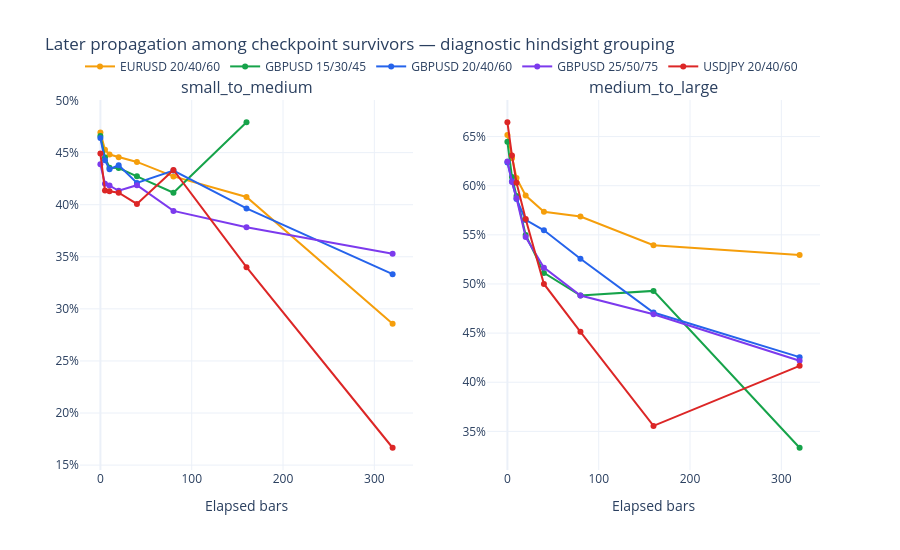

Notebook source saved alongside this figure:
### Code cell
survival_figure = make_subplots(
    rows=1,
    cols=2,
    subplot_titles=[Stage.SMALL_TO_MEDIUM.value, Stage.MEDIUM_TO_LARGE.value],
)
case_colors = {
    CaseId.GBP_15_30_45.value: "#16a34a",
    CaseId.GBP_20_40_60.value: "#2563eb",
    CaseId.GBP_25_50_75.value: "#7c3aed",
    CaseId.EUR_20_40_60.value: "#f59e0b",
    CaseId.JPY_20_40_60.value: "#dc2626",
}
for column_number, stage in enumerate(Stage, start=1):
    stage_rows = survival_summary.loc[survival_summary["stage"].eq(stage.value)]
    for case, case_rows in stage_rows.groupby("case", sort=False):
        survival_figure.add_trace(go.Scatter(
            x=case_rows["elapsed_bars"],
            y=case_rows["later_propagation_rate"],
            mode="lines+markers",
            name=case,
            legendgroup=case,
            showlegend=column_number == 1,
            line={"color": case_colors[case], "width": 2},
            customdata=case_rows[["surviving_attempts", "survivor_share"]].to_numpy(),
            hovertemplate=(
                "case=%{fullData.name}<br>elapsed=%{x}<br>later propagation=%{y:.2%}<br>"
                "survivors=%{customdata[0]:,.0f}<br>survivor share=%{customdata[1]:.2%}<extra></extra>"
            ),
        ), row=1, col=column_number)
    survival_figure.update_yaxes(tickformat=".0%", row=1, col=column_number)
    survival_figure.update_xaxes(title_text="Elapsed bars", row=1, col=column_number)
survival_figure.update_layout(
    title="Later propagation among checkpoint survivors — diagnostic hindsight grouping",
    template="plotly_white",
    height=550,
    legend={"orientation": "h", "y": 1.13, "x": 0.0},
)
survival_figure.show()

### Figure 1 — Plotly figure (JSON) as saved in the notebook; plotly's stock layout.template omitted (floating-point values rounded to 4 significant figures)
{"data": [{"customdata": [[1125.0, 1.0], [1036.0, 0.9209], [917.0, 0.8151], [736.0, 0.6542], [526.0, 0.4676], [309.0, 0.2747], [135.0, 0.12], [7.0, 0.006222]], "hovertemplate": "case=%{fullData.name}<br>elapsed=%{x}<br>later propagation=%{y:.2%}<br>survivors=%{customdata[0]:,.0f}<br>survivor share=%{customdata[1]:.2%}<extra></extra>", "legendgroup": "EURUSD 20/40/60", "line": {"color": "#f59e0b", "width": 2}, "mode": "lines+markers", "name": "EURUSD 20/40/60", "showlegend": true, "type": "scatter", "x": [0, 5, 10, 20, 40, 80, 160, 320], "xaxis": "x", "y": [0.4693, 0.4527, 0.4482, 0.4457, 0.4411, 0.4272, 0.4074, 0.2857], "yaxis": "y"}, {"customdata": [[2084.0, 1.0], [1814.0, 0.8704], [1449.0, 0.6953], [1018.0, 0.4885], [557.0, 0.2673], [226.0, 0.1084], [48.0, 0.02303]], "hovertemplate": "case=%{fullData.name}<br>elapsed=%{x}<br>later propagation=%{y:.2%}<br>survivors=%{customdata[0]:,.0f}<br>survivor share=%{customdata[1]:.2%}<extra></extra>", "legendgroup": "GBPUSD 15/30/45", "line": {"color": "#16a34a", "width": 2}, "mode": "lines+markers", "name": "GBPUSD 15/30/45", "showlegend": true, "type": "scatter", "x": [0, 5, 10, 20, 40, 80, 160], "xaxis": "x", "y": [0.4659, 0.4454, 0.4355, 0.4352, 0.4273, 0.4115, 0.4792], "yaxis": "y"}, {"customdata": [[1237.0, 1.0], [1150.0, 0.9297], [1009.0, 0.8157], [829.0, 0.6702], [563.0, 0.4551], [305.0, 0.2466], [111.0, 0.08973], [3.0, 0.002425]], "hovertemplate": "case=%{fullData.name}<br>elapsed=%{x}<br>later propagation=%{y:.2%}<br>survivors=%{customdata[0]:,.0f}<br>survivor share=%{customdata[1]:.2%}<extra></extra>", "legendgroup": "GBPUSD 20/40/60", "line": {"color": "#2563eb", "width": 2}, "mode": "lines+markers", "name": "GBPUSD 20/40/60", "showlegend": true, "type": "scatter", "x": [0, 5, 10, 20, 40, 80, 160, 320], "xaxis": "x", "y": [0.464, 0.4426, 0.4341, 0.4379, 0.421, 0.4328, 0.3964, 0.3333], "yaxis": "y"}, {"customdata": [[868.0, 1.0], [826.0, 0.9516], [772.0, 0.8894], [687.0, 0.7915], [523.0, 0.6025], [335.0, 0.3859], [148.0, 0.1705], [17.0, 0.01959]], "hovertemplate": "case=%{fullData.name}<br>elapsed=%{x}<br>later propagation=%{y:.2%}<br>survivors=%{customdata[0]:,.0f}<br>survivor share=%{customdata[1]:.2%}<extra></extra>", "legendgroup": "GBPUSD 25/50/75", "line": {"color": "#7c3aed", "width": 2}, "mode": "lines+markers", "name": "GBPUSD 25/50/75", "showlegend": true, "type": "scatter", "x": [0, 5, 10, 20, 40, 80, 160, 320], "xaxis": "x", "y": [0.4389, 0.4201, 0.4184, 0.4134, 0.4187, 0.394, 0.3784, 0.3529], "yaxis": "y"}, {"customdata": [[1786.0, 1.0], [1504.0, 0.8421], [1259.0, 0.7049], [899.0, 0.5034], [529.0, 0.2962], [210.0, 0.1176], [50.0, 0.028], [6.0, 0.003359]], "hovertemplate": "case=%{fullData.name}<br>elapsed=%{x}<br>later propagation=%{y:.2%}<br>survivors=%{customdata[0]:,.0f}<br>survivor share=%{customdata[1]:.2%}<extra></extra>", "legendgroup": "USDJPY 20/40/60", "line": {"color": "#dc2626", "width": 2}, "mode": "lines+markers", "name": "USDJPY 20/40/60", "showlegend": true, "type": "scatter", "x": [0, 5, 10, 20, 40, 80, 160, 320], "xaxis": "x", "y": [0.449, 0.4136, 0.413, 0.4116, 0.4008, 0.4333, 0.34, 0.1667], "yaxis": "y"}, {"customdata": [[528.0, 1.0], [492.0, 0.9318], [464.0, 0.8788], [422.0, 0.7992], [347.0, 0.6572], [255.0, 0.483], [165.0, 0.3125], [51.0, 0.09659]], "hovertemplate": "case=%{fullData.name}<br>elapsed=%{x}<br>later propagation=%{y:.2%}<br>survivors=%{customdata[0]:,.0f}<br>survivor share=%{customdata[1]:.2%}<extra></extra>", "legendgroup": "EURUSD 20/40/60", "line": {"color": "#f59e0b", "width": 2}, "mode": "lines+markers", "name": "EURUSD 20/40/60", "showlegend": false, "type": "scatter", "x": [0, 5, 10, 20, 40, 80, 160, 320], "xaxis": "x2", "y": [0.6515, 0.628, 0.6078, 0.59, 0.5735, 0.5686, 0.5394, 0.5294], "yaxis": "y2"}, {"customdata": [[971.0, 1.0], [872.0, 0.898], [799.0, 0.8229], [662.0, 0.6818], [487.0, 0.5015], [299.0, 0.3079], [142.0, 0.1462], [15.0, 0.01545]], "hovertemplate": "case=%{fullData.name}<br>elapsed=%{x}<br>later propagation=%{y:.2%}<br>survivors=%{customdata[0]:,.0f}<br>survivor share=%{customdata[1]:.2%}<extra></extra>", "legendgroup": "GBPUSD 15/30/45", "line": {"color": "#16a34a", "width": 2}, "mode": "lines+markers", "name": "GBPUSD 15/30/45", "showlegend": false, "type": "scatter", "x": [0, 5, 10, 20, 40, 80, 160, 320], "xaxis": "x2", "y": [0.6447, 0.6089, 0.5895, 0.5498, 0.5113, 0.4883, 0.493, 0.3333], "yaxis": "y2"}, {"customdata": [[574.0, 1.0], [541.0, 0.9425], [515.0, 0.8972], [460.0, 0.8014], [375.0, 0.6533], [272.0, 0.4739], [172.0, 0.2997], [47.0, 0.08188]], "hovertemplate": "case=%{fullData.name}<br>elapsed=%{x}<br>later propagation=%{y:.2%}<br>survivors=%{customdata[0]:,.0f}<br>survivor share=%{customdata[1]:.2%}<extra></extra>", "legendgroup": "GBPUSD 20/40/60", "line": {"color": "#2563eb", "width": 2}, "mode": "lines+markers", "name": "GBPUSD 20/40/60", "showlegend": false, "type": "scatter", "x": [0, 5, 10, 20, 40, 80, 160, 320], "xaxis": "x2", "y": [0.6237, 0.6044, 0.5864, 0.5652, 0.5547, 0.5257, 0.4709, 0.4255], "yaxis": "y2"}, {"customdata": [[381.0, 1.0], [361.0, 0.9475], [344.0, 0.9029], [314.0, 0.8241], [271.0, 0.7113], [213.0, 0.5591], [162.0, 0.4252], [64.0, 0.168]], "hovertemplate": "case=%{fullData.name}<br>elapsed=%{x}<br>later propagation=%{y:.2%}<br>survivors=%{customdata[0]:,.0f}<br>survivor share=%{customdata[1]:.2%}<extra></extra>", "legendgroup": "GBPUSD 25/50/75", "line": {"color": "#7c3aed", "width": 2}, "mode": "lines+markers", "name": "GBPUSD 25/50/75", "showlegend": false, "type": "scatter", "x": [0, 5, 10, 20, 40, 80, 160, 320], "xaxis": "x2", "y": [0.6247, 0.6039, 0.5872, 0.5478, 0.5166, 0.4883, 0.4691, 0.4219], "yaxis": "y2"}, {"customdata": [[802.0, 1.0], [723.0, 0.9015], [645.0, 0.8042], [537.0, 0.6696], [412.0, 0.5137], [257.0, 0.3204], [90.0, 0.1122], [24.0, 0.02993]], "hovertemplate": "case=%{fullData.name}<br>elapsed=%{x}<br>later propagation=%{y:.2%}<br>survivors=%{customdata[0]:,.0f}<br>survivor share=%{customdata[1]:.2%}<extra></extra>", "legendgroup": "USDJPY 20/40/60", "line": {"color": "#dc2626", "width": 2}, "mode": "lines+markers", "name": "USDJPY 20/40/60", "showlegend": false, "type": "scatter", "x": [0, 5, 10, 20, 40, 80, 160, 320], "xaxis": "x2", "y": [0.6646, 0.6307, 0.6031, 0.5661, 0.5, 0.4514, 0.3556, 0.4167], "yaxis": "y2"}], "layout": {"annotations": [{"font": {"size": 16}, "showarrow": false, "text": "small_to_medium", "x": 0.225, "xanchor": "center", "xref": "paper", "y": 1.0, "yanchor": "bottom", "yref": "paper"}, {"font": {"size": 16}, "showarrow": false, "text": "medium_to_large", "x": 0.775, "xanchor": "center", "xref": "paper", "y": 1.0, "yanchor": "bottom", "yref": "paper"}], "height": 550, "legend": {"orientation": "h", "x": 0.0, "y": 1.13}, "title": {"text": "Later propagation among checkpoint survivors — diagnostic hindsight grouping"}, "xaxis": {"anchor": "y", "domain": [0.0, 0.45], "title": {"text": "Elapsed bars"}}, "xaxis2": {"anchor": "y2", "domain": [0.55, 1.0], "title": {"text": "Elapsed bars"}}, "yaxis": {"anchor": "x", "domain": [0.0, 1.0], "tickformat": ".0%"}, "yaxis2": {"anchor": "x2", "domain": [0.0, 1.0], "tickformat": ".0%"}}}
